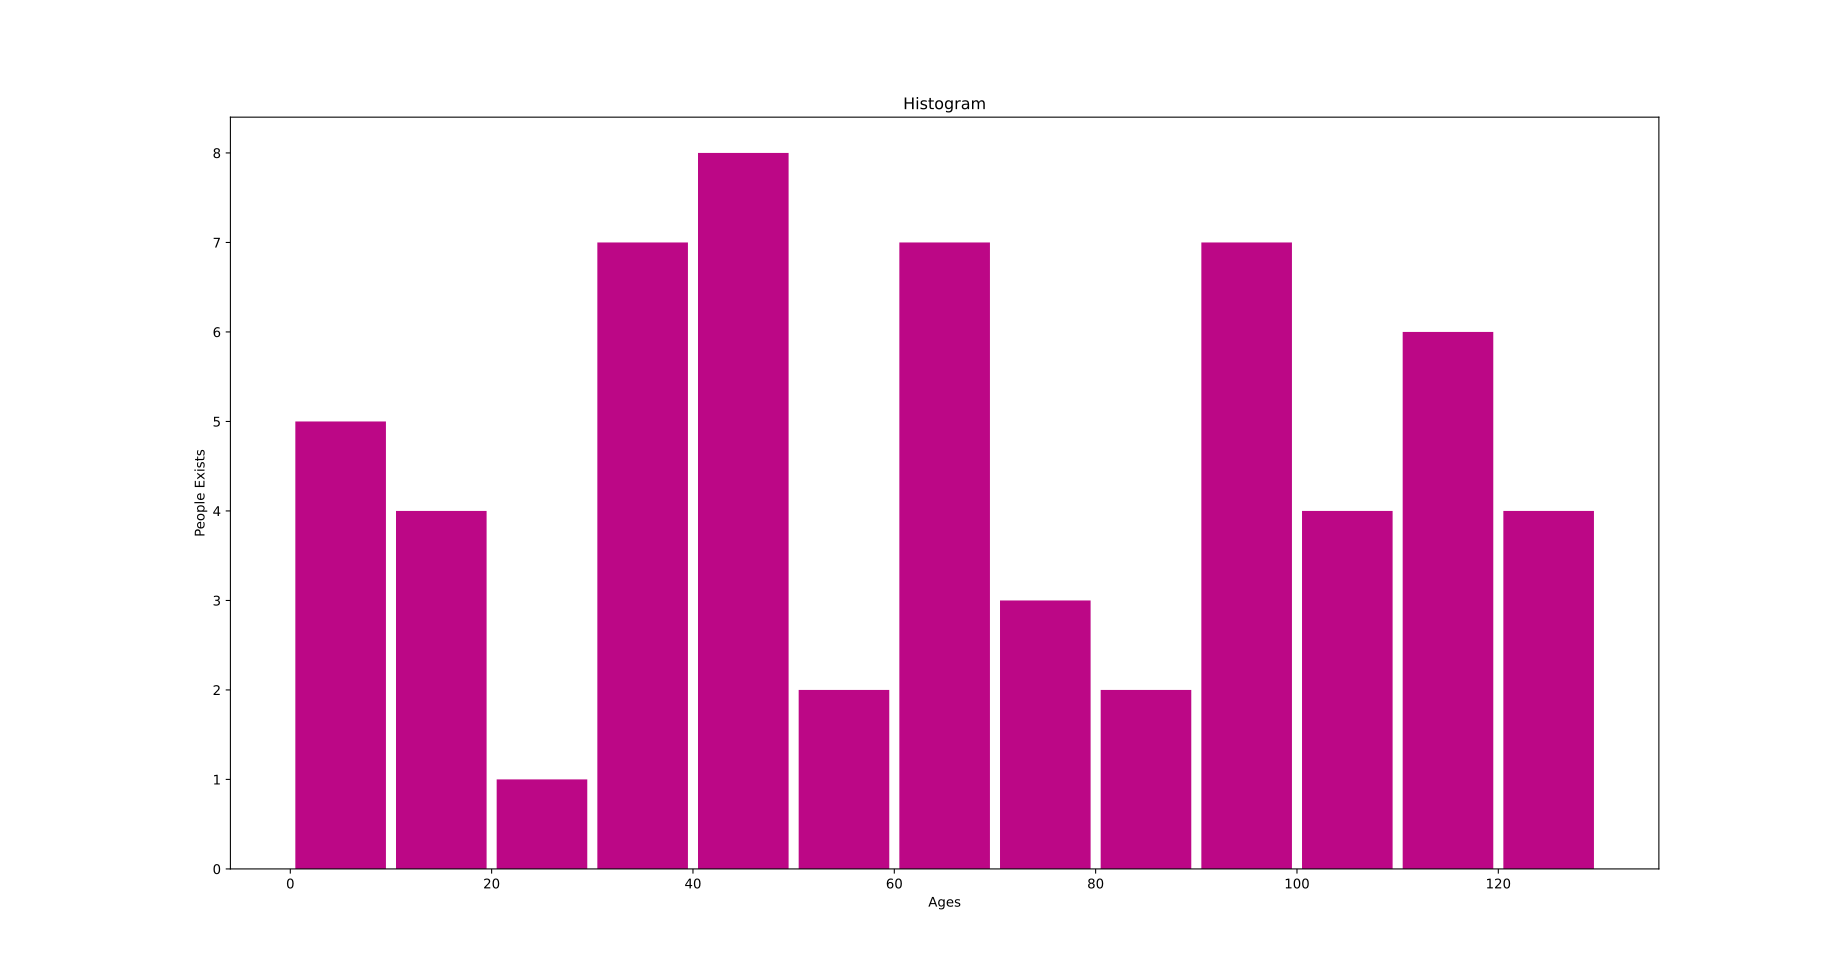

This figure's Python source:
# Date 16-06-2021

import matplotlib.pyplot as plt

ages = [84,  40,  23,  44,  91,  36,  60,  94,  72,  39,  32,   5, 119,
        61, 127,  76,  61,  92,  41,  18,  12,  55, 117,  90,  47,  70,
        108,  97,   8,  40,  34,  43, 130, 109, 129, 115,  64, 113,  99,
        61,  10,   7,  38,  53, 124,  80,  46,  60,  48,  61, 102,  31,
        4, 100,  30,  99, 115, 114,  19, 9]


how_many_people_exists_of_that_age = [
    0, 10, 20, 30, 40, 50, 60, 70, 80, 90, 100, 110, 120, 130]

plt.hist(ages, how_many_people_exists_of_that_age,
         histtype='bar', rwidth=0.9, color='#BC0786')

plt.xlabel('Ages')
plt.ylabel('People Exists')
plt.title('Histogram')
# plt.legend()
plt.show()
